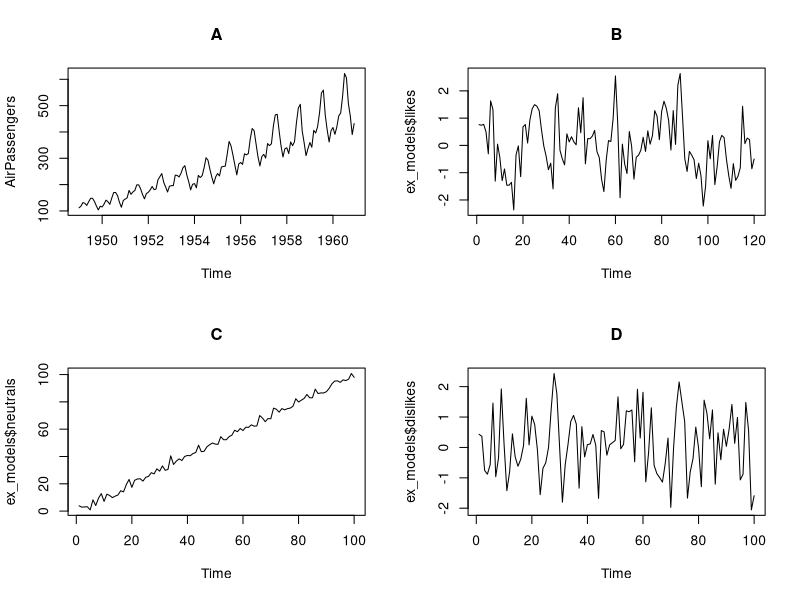
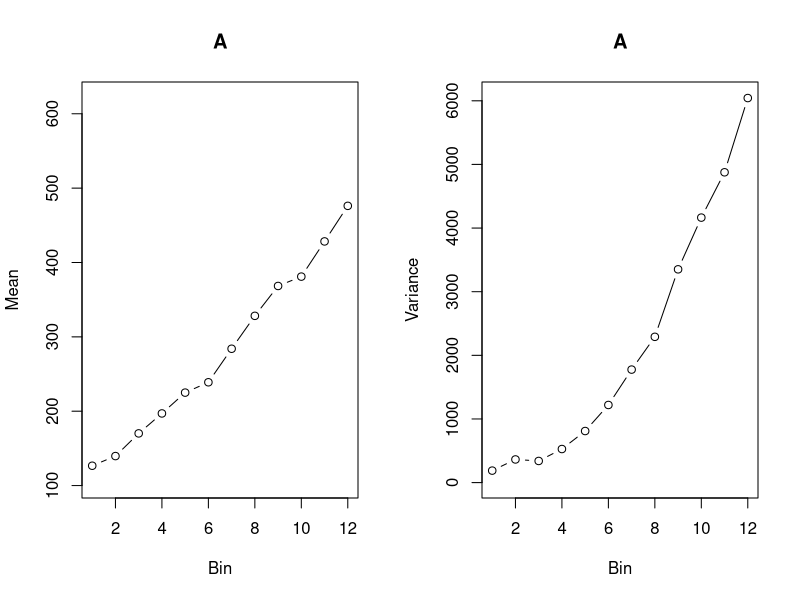
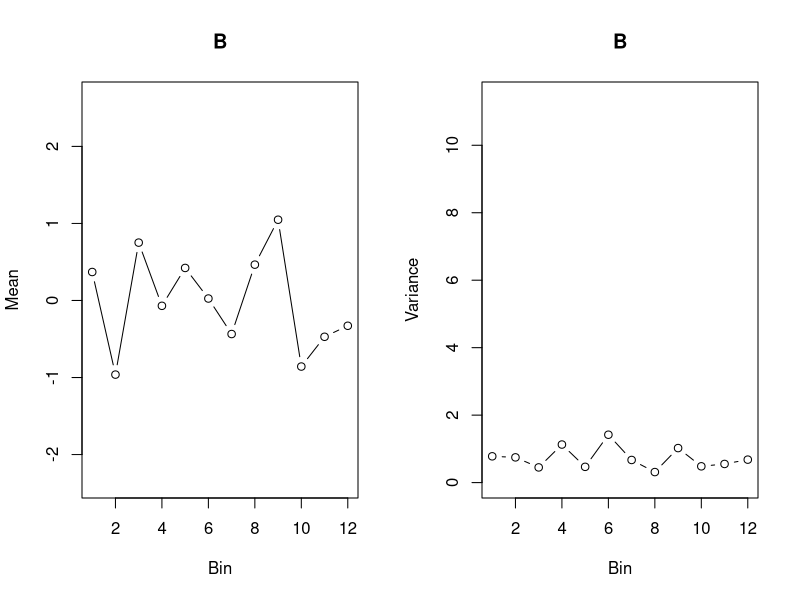
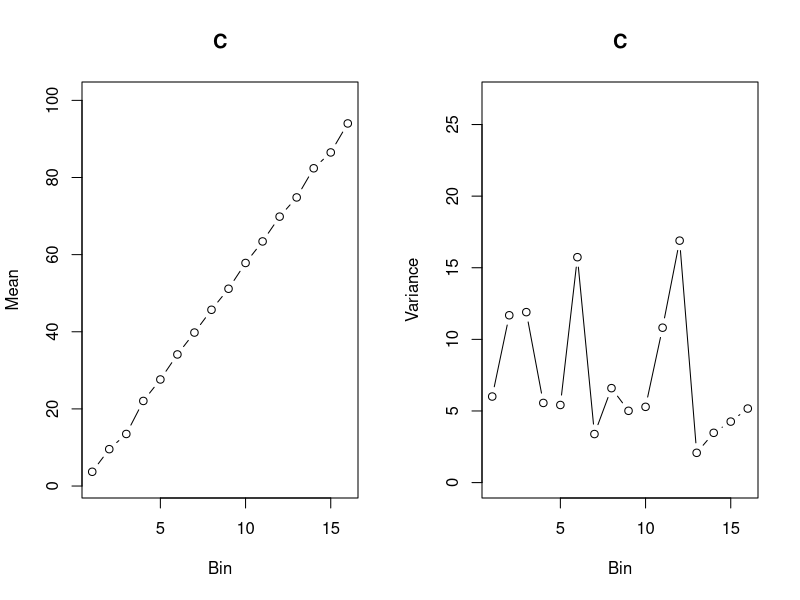
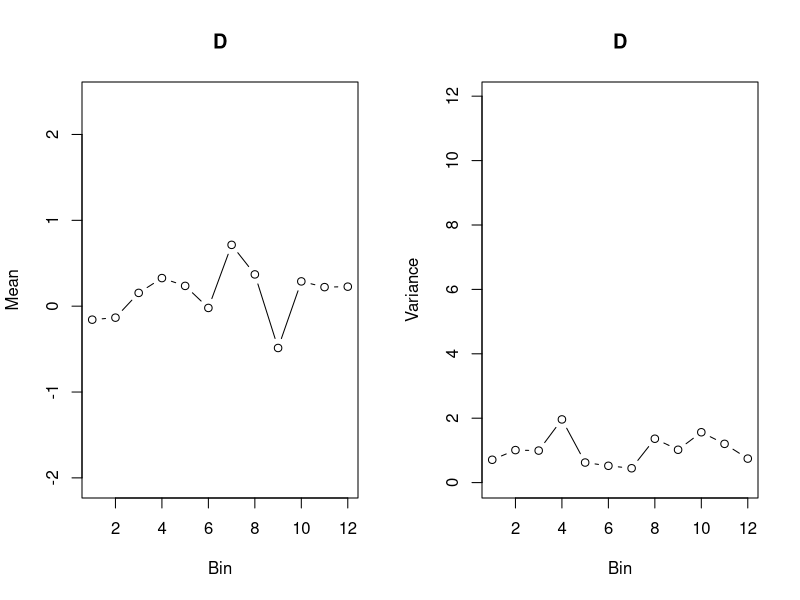
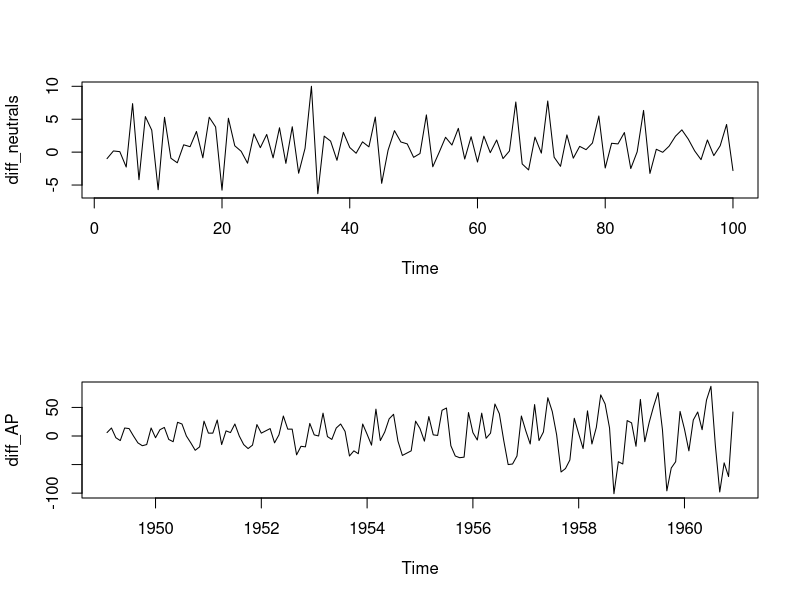
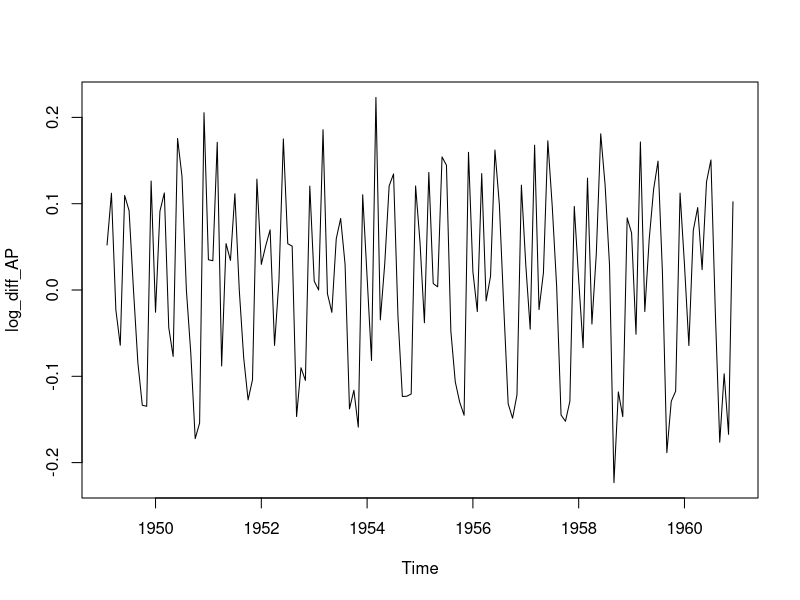
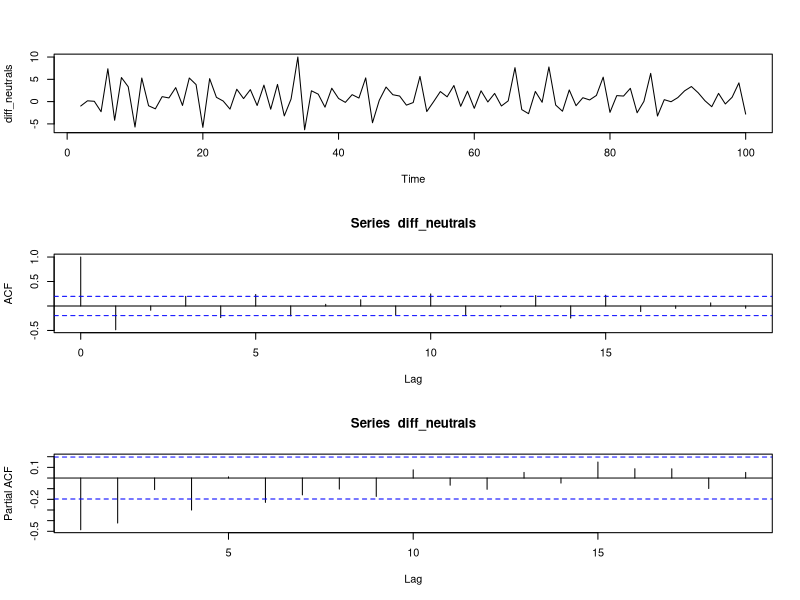

Here is the R script that generated these plots, in order:
###################################
# Author: Megan Gelsinger (Maryclare Griffin)
# Date: 3/15/19
# Title: STSCI 4550 Lab Session 7 
###################################

# In this lab demo, we are going to visually and quantitatively assess various time series
# for stationarity.  For those that do not pass the tests, we are going to apply appropriate
# transformations to achieve stationarity.  Lastly, we are going to fit time series models
# to the stationary time series. 

## Visual Inspections ##

# What are the ways in which time series can be non-stationary?

# What do the various types of non-stationarity look like?  Can you identify the types below?
f <- function(){
  set.seed(123)
  likes <- arima.sim(120, model = list("order" = c(1, 0, 0), ar = 0.5))
  neutrals <- ts(1:100)*1 + rnorm(100, sd = 2)
  dislikes <- arima.sim(100, model = list("order" = c(1, 0, 1), ar = -0.25, ma = 0.36))
  return(list(likes = likes, neutrals = neutrals, dislikes = dislikes))
}
ex_models <- f()
par(mfrow = c(2, 2))
plot(AirPassengers, main = "A") # n.s. in mean and variance
plot(ex_models$likes, main = "B") # stationary
plot(ex_models$neutrals, main = "C") # not super clear, perhaps n.s. in mean
plot(ex_models$dislikes, main = "D") # stationary

# Now that we have guesses, let's try and investigate the stationarity properties more thoroughly.
# To do this, we will bin the data and compute the mean and variance within in bin.  If the
# mean and variance within each bin are approximately the same, then we (visually) have stationarity. 
binned.mv.plot <- function(x, title, bin.size = 30) {
  
  bins <- floor(0:(length(x) - 1)/bin.size) 
  small.bins <- which(table(bins) == min(table(bins)) & !table(bins) == max(table(bins)))
  bins[bins == small.bins - 1] <- NA
  
  bin.means <- aggregate(as.numeric(x), list("bins" = bins), mean)$x
  bin.vars <- aggregate(as.numeric(x), list("bins" = bins), var)$x
  
  par(mfrow = c(1, 2))
  plot(bin.means, type = "b", xlab = "Bin", ylab = "Mean", ylim = range(x), main = title)
  plot(bin.vars, type = "b", xlab = "Bin", ylab = "Variance", ylim = c(0, max(bin.vars)+10), main = title)
}
binned.mv.plot(AirPassengers, "A", bin.size = 12) 
binned.mv.plot(ex_models$likes, "B", bin.size = 10) 
binned.mv.plot(ex_models$neutrals, "C", bin.size = 6) 
binned.mv.plot(ex_models$dislikes, "D", bin.size = 8)  

## Quantitative Inspection ##
library(forecast) # for 'ndiffs'

# Let's perform some hypothesis tests to assess whether or not the time series are stationary.
# If they aren't stationary, how many differences do we need to take? 
# Think about the results before you execute the commands! You should have a good idea based on the exploratory plots we made above. 
?ndiffs 
# B
ndiffs(ex_models$likes, alpha = 0.05, test = "adf", type = "level"); ndiffs(ex_models$likes, alpha = 0.05, test = "pp", type = "level")
# C
ndiffs(ex_models$neutrals, alpha = 0.05, test = "adf", type = "level"); ndiffs(ex_models$neutrals, alpha = 0.05, test = "pp", type = "level")
# D
ndiffs(ex_models$dislikes, alpha = 0.05, test = "adf", type = "level"); ndiffs(ex_models$dislikes, alpha = 0.05, test = "pp", type = "level") 
# A
ndiffs(AirPassengers, alpha = 0.05, test = "adf", type = "level"); ndiffs(AirPassengers, alpha = 0.05, test = "pp", type = "level") 

## Transforming Data to Stationary Time Series ##
# Non-stationarity in the mean is removed by taking differences. The number of differences to 
# take is determined by the ndiffs() output.
diff_neutrals <- diff(ex_models$neutrals, lag = 1)
ndiffs(diff_neutrals, alpha = 0.05, test = "adf", type = "level"); ndiffs(diff_neutrals, alpha = 0.05, test = "pp", type = "level") 
diff_AP <- diff(AirPassengers, lag = 1)
ndiffs(diff_AP, alpha = 0.05, test = "adf", type = "level"); ndiffs(diff_AP, alpha = 0.05, test = "pp", type = "level") 
par(mfrow = c(2, 1))
plot(diff_neutrals);plot(diff_AP)

# Note: Differencing on its own does not remove the non-stationarity in the variance! To remove this,
# we need to apply a transformation to the data.  Usually, a log() or a sqrt() transformation 
# does the trick.  The ndiffs() function will NOT indicate non-stationarity in the variance, 
# nor will it tell you which transformation to take.
log_diff_AP <- diff(log(AirPassengers), lag = 1)
ndiffs(log_diff_AP, alpha = 0.05, test = "adf", type = "level"); ndiffs(log_diff_AP , alpha = 0.05, test = "pp", type = "level") 
par(mfrow = c(1,1))
plot(log_diff_AP)

## Fit ARIMA Time Series ##
# Now that we have stationary time series, we can fit models to them!
# Remember, the time series MUST be stationary before you fit models to them.
par(mfrow = c(3, 1))
plot(diff_neutrals)
acf(diff_neutrals)
acf(diff_neutrals, type = "partial")

# What type of model might we choose from these plots?

m1 <- arima(diff_neutrals, order = c(0, 0, 1))
m2 <- arima(ex_models$neutrals, order = c(0, 1, 1)) # no intercept 
m3 <- arima(ex_models$neutrals, order = c(0, 1, 1), include.mean = TRUE) # no intercept 
